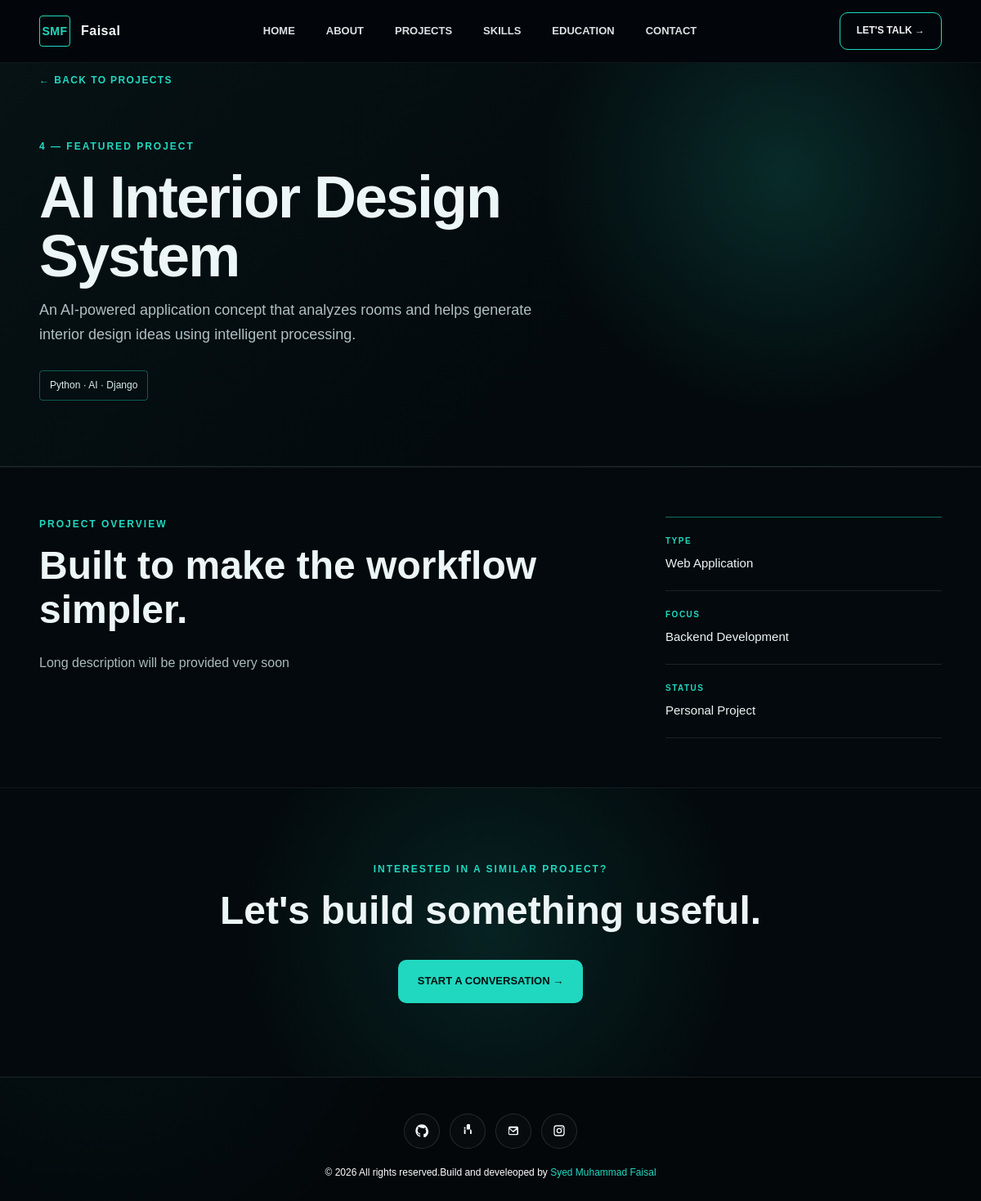
Page /project_details/4 on the committed database.
### portfolio_website/models.py (models this page shows, shortened)
class projects(models.Model):
    project_serial_number = models.IntegerField(primary_key = True )
    project_name = models.CharField(max_length = 200)
    project_description = models.CharField(max_length=500)
    project_language = models.CharField(max_length = 300)
    project_long_description = models.TextField()
    project_type = models.CharField(max_length=100 , default="default")
    project_focus = models.CharField(max_length=100 , default="default")
    project_status = models.CharField(max_length=100 , default="default")
    project_github_url = models.URLField(blank=True , null=True)

### portfolio_website/views.py (the view)
# urls.py: path('project_details/<int:pk>', ProjectDetailView.as_view() , name='projectdetails')
class ProjectDetailView(DetailView):
    model = projects
    template_name = 'tester.html'
    context_object_name = 'projectdetails'

### portfolio_website/templates/tester.html (shortened to what this page needs)
{% extends 'base.html' %}
{% load static %}
{% block extra_css %}
<link rel="stylesheet" href="{% static 'css/project_detail.css' %}">
{% endblock %}
{% block content %}
<main class="project-detail-page">
    <section class="project-hero">
        <div class="container">
            <a class="back-link" href="{% url 'home' %}#projects">&larr; BACK TO PROJECTS</a>
            <div class="project-hero-grid">
                <div>
                    <div class="project-eyebrow">{{ projectdetails.project_serial_number }} &mdash; FEATURED PROJECT</div>
                    <h1>{{ projectdetails.project_name }}</h1>
                    <p class="project-tagline">{{ projectdetails.project_description }}</p>
                    <div class="stack-list" aria-label="Technology stack">
                        <span>{{ projectdetails.project_language }}</span>
                    </div>
                </div>
            </div>
        </div>
    </section>
    <section class="project-content">
        <div class="container detail-grid">
            <article class="detail-copy">
                <div class="section-kicker">PROJECT OVERVIEW</div>
                <h2>Built to make the workflow simpler.</h2>
                <p>{{ projectdetails.project_long_description|linebreaks }}</p>
            </article>
            <aside class="project-facts">
                <div><span>TYPE</span><strong>{{ projectdetails.project_type }}</strong></div>
                <div><span>FOCUS</span><strong>{{ projectdetails.project_focus }}</strong></div>
                <div><span>STATUS</span><strong>{{ projectdetails.project_status }}</strong></div>
            </aside>
        </div>
    </section>
    <section class="project-cta">
        <div class="container">
            <p>INTERESTED IN A SIMILAR PROJECT?</p>
            <h2>Let&apos;s build something useful.</h2>
            <a href="{% url 'contact' %}" class="contact-project-btn">START A CONVERSATION &rarr;</a>
        </div>
    </section>
</main>
{% endblock %}

### portfolio_website/static/css/style.css (style rules this page uses)
* { margin: 0; padding: 0; box-sizing: border-box; scroll-behavior: smooth; }
:root { --bg: #03070a; --bg2: #071014; --card: #081116; --card2: #0b151b; --text: #f4f7f8; --muted: #9ba7ad; --accent: #20d8c0; --accent-dark: #0b8f81; --border: rgba(255,255,255,0.10); }
body { font-family: Arial, Helvetica, sans-serif; background: radial-gradient(circle at 80% 15%, rgba(20,210,190,0.08), transparent 25%), radial-gradient(circle at 10% 80%, rgba(20,210,190,0.05), transparent 25%), var(--bg); color: var(--text); line-height: 1.6; overflow-x: hidden; }
a { color: inherit; text-decoration: none; }
.container { width: min(1180px, 92%); margin: auto; }
section { padding: 60px 0 ; border-top: 1px solid rgba(255,255,255,0.06); }

### portfolio_website/static/css/project_detail.css (style rules this page uses)
.project-detail-page { padding-top: 76px; background: #03090c; color: #edf6f6; }
.project-hero { padding: 7px 0 80px; background: radial-gradient(circle at 80% 28%, rgba(32,216,192,.16), transparent 29%), linear-gradient(135deg, #061214, #03090c 66%); border-bottom: 1px solid rgba(255,255,255,.09); }
.back-link { display: inline-flex; color: #20d8c0; font-size: 12px; font-weight: 700; letter-spacing: 1.4px; margin-bottom: 62px; }
.project-hero-grid { display: grid; grid-template-columns: 1fr 250px; gap: 40px; align-items: end; }
.project-eyebrow, .section-kicker { color: #20d8c0; font-size: 12px; font-weight: 700; letter-spacing: 2px; }
.project-hero h1 { max-width: 800px; margin: 16px 0; font-size: clamp(42px, 6vw, 80px); line-height: 1; letter-spacing: -2px; }
.project-tagline { max-width: 650px; color: #afc0c2; font-size: 18px; line-height: 1.65; }
.stack-list { display: flex; flex-wrap: wrap; gap: 9px; margin-top: 28px; }
.stack-list span { border: 1px solid rgba(32,216,192,.38); border-radius: 4px; color: #d7eeee; padding: 8px 12px; font-size: 12px; }
.project-content, .project-features { padding: 60px 0; }
.detail-grid { display: grid; grid-template-columns: minmax(0, 1.5fr) minmax(250px, .75fr); gap: 90px; }
.detail-copy h2, .project-features h2, .project-cta h2 { margin: 14px 0 24px; font-size: clamp(30px, 4vw, 48px); line-height: 1.12; }
.detail-copy p { color: #aababc; font-size: 16px; line-height: 1.8; margin-bottom: 17px; }
.project-facts { border-top: 1px solid rgba(32,216,192,.5); }
.project-facts div { padding: 21px 0; border-bottom: 1px solid rgba(255,255,255,.1); display: grid; gap: 7px; }
.project-facts span { color: #20d8c0; font-size: 10px; font-weight: 700; letter-spacing: 1.5px; }
.project-facts strong { font-size: 15px; font-weight: 500; }
.project-cta { padding: 90px 0; text-align: center; background: radial-gradient(circle at center, rgba(32,216,192,.12), transparent 50%); }
.project-cta > .container > p { color: #20d8c0; font-size: 12px; font-weight: 700; letter-spacing: 2px; }
.contact-project-btn { display: inline-block; margin-top: 9px; padding: 16px 24px; background: #20d8c0; border-radius: 10px; color: #02100f; font-size: 13px; font-weight: 700; transition: .25s ease; }

### rows in the picture
projects: project_serial_number "4", project_name "AI Interior Design System", project_description "An AI-powered application concept that analyzes rooms and helps generate interior design ideas using intelligent processing.", project_language "Python · AI · Django", project_long_description "Long description will be provided very soon", project_type "Web Application", project_focus "Backend Development", project_status "Personal Project"
